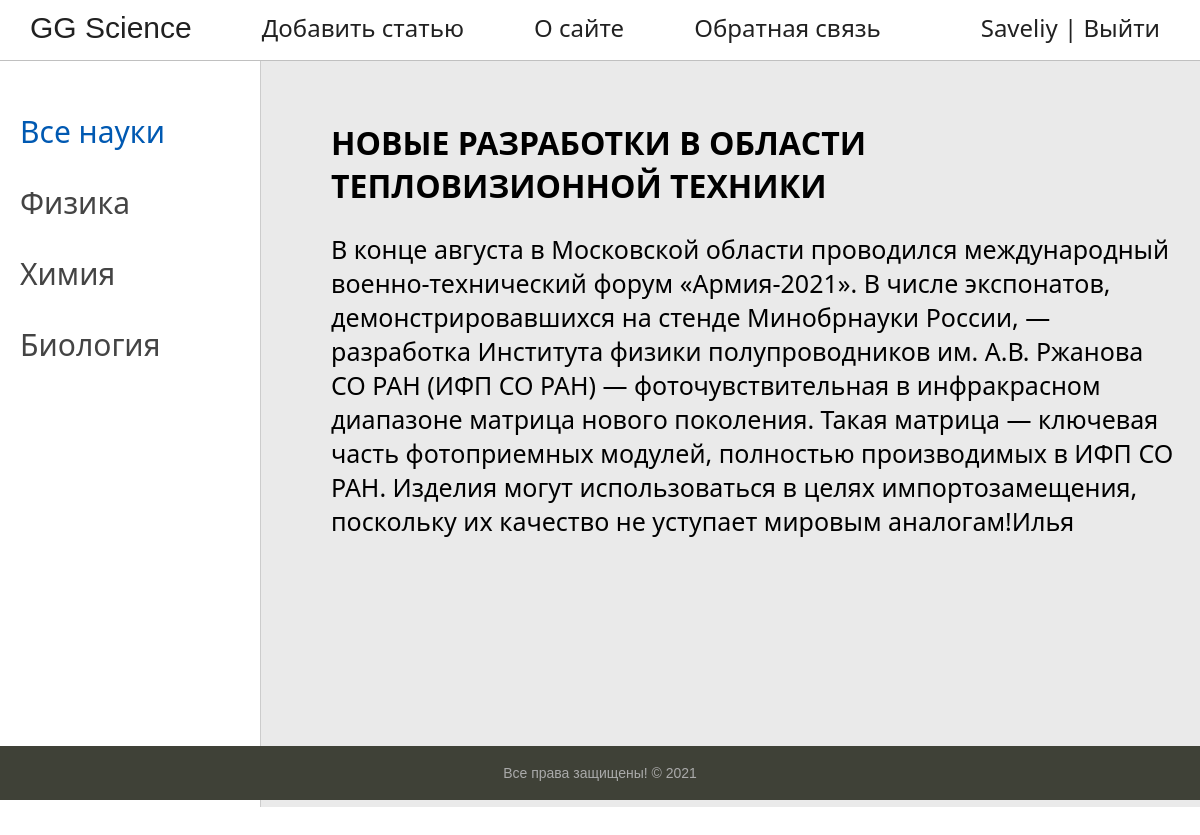
The page /science/show_article/noveishie-razrabotki-teplovisionnaya-tehnica (signed in) on the database its author committed.
### Science/models.py (models this page shows, shortened)
class Science(models.Model):
    title = models.CharField(max_length=255, verbose_name="Название науки")
    slug = models.SlugField(max_length=255, unique=True, db_index=True, verbose_name='URL')
    class Meta:
        verbose_name = 'Наука'
        verbose_name_plural = 'Науки'
    def __str__(self):
        return self.title
    def get_absolute_url(self):
        return reverse('category_science', kwargs={'slug_name': self.slug})

class Article(models.Model):
    title = models.CharField(max_length=255, verbose_name="Статья")
    slug = models.SlugField(max_length=255, unique=True, db_index=True, verbose_name='URL')
    content = models.TextField(blank=True, verbose_name='Текст статьи')
    time_create = models.DateTimeField(auto_now_add=True, verbose_name='Дата создания')
    time_update = models.DateTimeField(auto_now=True, verbose_name='Дата обновления')
    science = models.ManyToManyField('Science', verbose_name='Наука')
    class Meta:
        verbose_name = 'Научная статья'
        verbose_name_plural = 'Научные статьи'

### Science/views.py (the view)
# urls.py: path('show_article/<slug:slug_name>', ShowArt.as_view(), name='show_article'),
class ShowArt(Mixin, LoginRequiredMixin, DetailView):
    login_url = reverse_lazy('science')
    model = Article
    slug_url_kwarg = 'slug_name'
    context_object_name = 'post'
    template_name = 'Science/show_article.html'
    def get_context_data(self, **kwargs):
        context = super().get_context_data(**kwargs)
        new_context = self.get_user_context(selected=0, title=Article.objects.get(slug=self.kwargs['slug_name']).title)
        return {**new_context, **context}
    def get_queryset(self):
        return Article.objects.filter(slug=self.kwargs['slug_name'])

### Science/utils.py (called while the page is built)
    def get_user_context(self, **kwargs):
        context = kwargs
        register = self.request.user.is_authenticated
        sciences = Science.objects.all()
        context['sciences'] = sciences
        return context

### Scientists/templatetags/Scientists_tags.py (called while the page is built)
@register.inclusion_tag(takes_context=True, filename="Scientists/menu.html")
def menu(context):
    menu = [
            {'title': 'О сайте', 'url_name': 'about'},
            {'title': 'Обратная связь', 'url_name': 'contact'},
            ]
    context["menu"] = menu
    return context

### Science/templates/Science/show_article.html
{% extends 'Science/base.html' %}
{% block content %}
<h1>{{post.title}}</h1>
<p>{{post.content|linebreaks}}</p>
{% endblock %}

### Science/templates/Science/base.html (shortened to what this page needs)
{% extends 'main/main_base.html' %}
{% load static %}
{% load Scientists_tags %}
	{% block left-list %}
	<td valign="top" class="left-chapters">
	<ul id="leftchapters">
		{% if selected == 0 %}
                   <li class="selected">Все науки</li>
{% else %}
                   <li><a href="{% url 'science' %}">Все науки</a></li>
{% endif %}
		{% for science in sciences %}
		{% if selected == science.pk %}
					   <li class="selected">{{science}}<li>
		{% else %}
					   <li><a href="{{ science.get_absolute_url }}">{{science}}</a></li>
		{% endif %}
		{% endfor %}
	</ul>
</td>
{% endblock %}
{% block mainmenu %}
		<div class="header">
			<ul id="mainmenu" class="mainmenu">
		<li><a href="{% url 'science' %}" class="GG_Science">GG Science</a></li>
				<li><a href="{% url 'add_article' %}">Добавить статью</a></li>
		{% menu %}
			</ul>
		</div>
{% endblock %}

### Scientists/templates/Scientists/menu.html
{% for m in menu %}
			<li><a href="{% url m.url_name %}">{{m.title}}</a></li>
{% endfor %}
	{% if user.is_authenticated %}
	<li class="last">{{user.username}} | <a href="{% url 'logout' %}">Выйти</a></li>
	{% else %}
	<li class="last"><a href="{% url 'login' %}">Войти</a> | <a href="{% url 'register' %}">Регистрация</a></li>
	{% endif %}

### Scientists/static/Scientists/css/styles.css (style rules this page uses)
html, body { font-family: 'Arial'; margin: 0; padding: 0; height: 100%; width: 100%; color: #444; }
a { color: #0059b2; text-decoration: none; }
.header { background: #ffffff; height: 60px; border-bottom: silver solid 1px; }
ul.mainmenu { font-family: "Segoe UI"; font-size: 24px; list-style: none; margin: 0; padding: 0; height: 60px; color: #212121; overflow: hidden; position: relative; top: -7.5px; }
ul.mainmenu li { float: left; margin: 18px 40px 0 30px; }
ul.mainmenu li.last { float: right; }
ul.mainmenu li a { color: #212121; text-decoration: none; }
.left-chapters { margin: 0; background: #ffffff; border-right: 1px solid #ccc; min-height: 100%; }
.left-chapters ul { width: 230px; min-height: 100%; margin: 0; padding: 20px 10px 10px 20px; list-style: none; font-size: 20px; }
.left-chapters ul li { font-size: 30px; font-family: "Segoe UI"; margin: 30px 0 0 0; color: #999; }
.left-chapters ul li.selected { color: #0059b2; }
.left-chapters ul li a { color: #444; text-decoration: none; }
.content-text h1 { font-size: 32px; }
.GG_Science { font-family: Sans-serif; font-size: 30px; position: relative; }

### rows shown on the page
Science: title "Физика"
Science: title "Химия"
Science: title "Биология"
Article: title "НОВЫЕ РАЗРАБОТКИ В ОБЛАСТИ ТЕПЛОВИЗИОННОЙ ТЕХНИКИ", content "В конце августа в Московской области проводился международный военно-технический форум «Армия-2021». В числе экспонатов, демонстрировавшихся на стенде Минобрнауки России, — разработка Института физики полупроводников им. А.В. Ржанова СО РАН (ИФП СО РАН) — фоточувствительная в инфракрасном диапазоне матрица нового поколения. Такая матрица ― ключевая часть фотоприемных модулей, полностью производимых в ИФП СО РАН. Изделия могут использоваться в целях импортозамещения, поскольку их качество не уступает мировым аналогам!Илья"

### other values the page prints
{{ m.title }} "О сайте" "Обратная связь"
{{ user.username }} "Saveliy"
